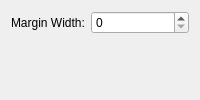
<?xml version="1.0" encoding="UTF-8"?>
<ui version="4.0">
 <class>Form</class>
 <widget class="QWidget" name="Form">
  <layout class="QFormLayout" name="formLayout">
   <item row="0" column="0">
    <widget class="QLabel" name="label">
     <property name="text">
      <string>Margin Width:</string>
     </property>
    </widget>
   </item>
   <item row="0" column="1">
    <widget class="QSpinBox" name="kcfg_WindowMargin">
     <property name="minimum">
      <number>0</number>
     </property>
     <property name="maximum">
      <number>20</number>
     </property>
    </widget>
   </item>
  </layout>
 </widget>
 <resources/>
 <connections/>
</ui>
